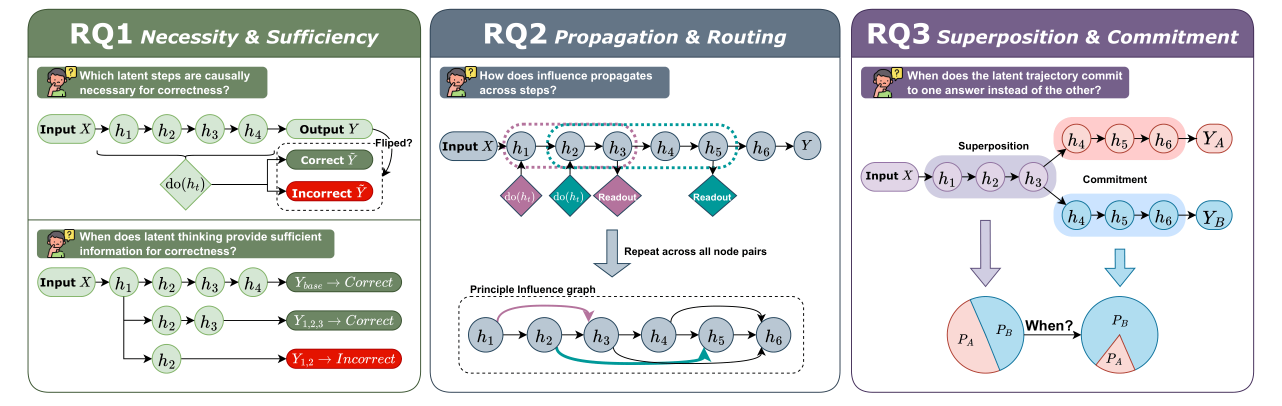
#> input picture rq.png, 2564 x 812 px (shown at 1/2 size)
$ python combine_image_grid.py --inputs ../../../../rq.png --out_path out.png
#> lines starting #> are read from the running program, lines starting #| are printed output that depends on the picture
#!/usr/bin/env python3
import argparse
import math
from pathlib import Path

from PIL import Image, ImageDraw, ImageFont


def parse_args() -> argparse.Namespace:
    parser = argparse.ArgumentParser(description="Combine images into a grid.")
    parser.add_argument("--inputs", nargs="+", required=True, help="Input image paths.")
    parser.add_argument("--out_path", required=True, help="Output image path.")
    parser.add_argument("--ncol", type=int, default=3, help="Number of columns.")
    parser.add_argument("--bg", default="white", help="Background color.")
    parser.add_argument("--pad", type=int, default=0, help="Padding between tiles (px).")
    parser.add_argument(
        "--font_path",
        default=None,
        help="Optional .ttf/.otf font path for labels. If omitted, tries common system fonts then falls back to PIL default font.",
    )
    parser.add_argument("--label_prefix", default=None, help="Prefix for panel labels, e.g. '(' for (a).")
    parser.add_argument("--label_suffix", default=None, help="Suffix for panel labels, e.g. ')' for (a).")
    parser.add_argument("--labels", nargs="+", default=None, help="Custom labels for each tile.")
    parser.add_argument("--labels_file", default=None, help="Path to newline-delimited custom labels.")
    parser.add_argument("--label_size", type=int, default=20, help="Label font size.")
    parser.add_argument("--label_margin", type=int, default=12, help="Label margin (px).")
    parser.add_argument("--label_band", type=int, default=0, help="Extra label band height under each tile (px).")
    parser.add_argument(
        "--label_pos",
        default="top-left",
        choices=["top-left", "bottom-center"],
        help="Label position within each tile.",
    )
    return parser.parse_args()


def main() -> None:
    args = parse_args()
    if args.ncol <= 0:
        raise ValueError("--ncol must be positive.")

    inputs = [Path(p) for p in args.inputs]
    images = [Image.open(p).convert("RGB") for p in inputs]
#> images = 1 item
    if not images:
        raise ValueError("No input images provided.")

    font = None
    font_scale = 1
    font_candidates = []
    if args.font_path:
        font_candidates.append(args.font_path)
    font_candidates.extend(
        [
            "/usr/share/fonts/truetype/dejavu/DejaVuSans-Bold.ttf",
            "/usr/share/fonts/truetype/dejavu/DejaVuSans.ttf",
            "/usr/share/fonts/dejavu-sans-fonts/DejaVuSans-Bold.ttf",
            "/usr/share/fonts/dejavu-sans-fonts/DejaVuSans.ttf",
            "/usr/share/fonts/TTF/DejaVuSans-Bold.ttf",
            "/usr/share/fonts/TTF/DejaVuSans.ttf",
            "/usr/share/fonts/truetype/liberation/LiberationSans-Bold.ttf",
            "/usr/share/fonts/truetype/liberation/LiberationSans-Regular.ttf",
        ]
    )
    for cand in font_candidates:
        try:
            if cand:
                font = ImageFont.truetype(cand, args.label_size)
                break
        except OSError:
            continue
    if font is None:
        # Minimal environments may not ship system fonts; fall back to PIL default.
        font = ImageFont.load_default()

    labels = None
    if args.labels_file:
        labels_path = Path(args.labels_file)
        labels = [line.strip() for line in labels_path.read_text().splitlines() if line.strip()]
    elif args.labels:
        labels = list(args.labels)
    if labels is not None and len(labels) != len(images):
        raise ValueError(f"Label count ({len(labels)}) does not match image count ({len(images)}).")

    # Determine label band height, auto-expand if needed.
    label_band = max(args.label_band, 0)
    if labels is not None or args.label_prefix is not None or args.label_suffix is not None:
        if labels is None:
            labels_to_measure = [
                f"{args.label_prefix or ''}{chr(ord('a') + idx)}{args.label_suffix or ''}"
                for idx in range(len(images))
            ]
        else:
            labels_to_measure = labels
        tmp_img = Image.new("L", (1, 1), color=0)
        tmp_draw = ImageDraw.Draw(tmp_img)
        max_label_h = 0
        for label in labels_to_measure:
            bbox = tmp_draw.textbbox((0, 0), label, font=font)
            label_h = int((bbox[3] - bbox[1]) * font_scale)
            max_label_h = max(max_label_h, label_h)
        label_band = max(label_band, max_label_h + args.label_margin)

    tile_w = max(img.width for img in images)
#> tile_w = 2564
    tile_h = max(img.height + label_band for img in images)
#> tile_h = 812
    ncol = args.ncol
    nrow = int(math.ceil(len(images) / ncol))
#> nrow = 1
    pad = max(args.pad, 0)

    canvas_w = tile_w * ncol + pad * (ncol - 1)
#> canvas_w = 7692
    canvas_h = tile_h * nrow + pad * (nrow - 1)
#> canvas_h = 812
    canvas = Image.new("RGB", (canvas_w, canvas_h), color=args.bg)
#> canvas: PIL image 7692x812 RGB; every value is 255
    draw = ImageDraw.Draw(canvas)

    label_prefix = args.label_prefix or ""
    label_suffix = args.label_suffix or ""
    for idx, img in enumerate(images):
        row = idx // ncol
        col = idx % ncol
        x0 = col * (tile_w + pad) + (tile_w - img.width) // 2
        y0 = row * (tile_h + pad) + (tile_h - img.height - label_band) // 2
        canvas.paste(img, (x0, y0))
        if labels is not None or args.label_prefix is not None or args.label_suffix is not None:
            if labels is not None:
                label = labels[idx]
            else:
                label = f"{label_prefix}{chr(ord('a') + idx)}{label_suffix}"
            bbox = draw.textbbox((0, 0), label, font=font)
            base_w = max(1, int(bbox[2] - bbox[0]))
            base_h = max(1, int(bbox[3] - bbox[1]))
            label_w = max(1, int(base_w * font_scale))
            label_h = max(1, int(base_h * font_scale))
            if args.label_pos == "bottom-center":
                lx = x0 + (img.width - label_w) // 2
                if label_band > 0:
                    ly = y0 + img.height + (label_band - label_h) // 2
                else:
                    ly = y0 + img.height - label_h - args.label_margin
            else:
                lx = x0 + args.label_margin
                ly = y0 + args.label_margin
            if font_scale == 1:
                draw.text((lx, ly), label, fill="black", font=font)
            else:
                tmp = Image.new("L", (base_w, base_h), color=0)
                tmp_draw = ImageDraw.Draw(tmp)
                tmp_draw.text((0, 0), label, fill=255, font=font)
                tmp = tmp.resize((label_w, label_h), resample=Image.BICUBIC)
                canvas.paste(Image.new("RGB", (label_w, label_h), "black"), (int(lx), int(ly)), tmp)
#> this loop made 1 pass
#> (row, col, x0, y0) on pass 1: (0, 0, 0, 0)
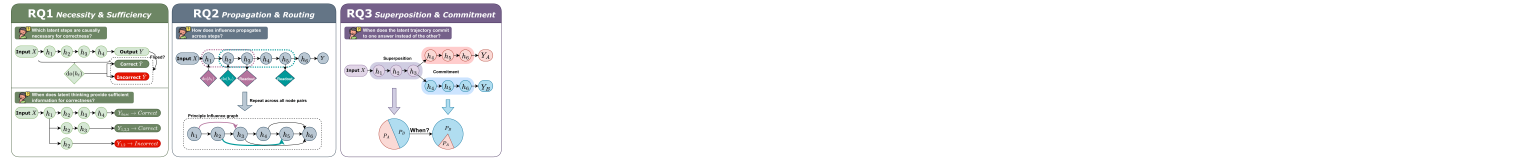
#> canvas: PIL image 7692x812 RGB (shown at 1/5 size); mean R, G, B 242.6, 243.2, 243.5

    out_path = Path(args.out_path)
    out_path.parent.mkdir(parents=True, exist_ok=True)
    canvas.save(out_path)


if __name__ == "__main__":
    main()
